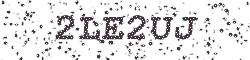
#> input picture Data/DataTest/Img/c1.jpg, 250 x 60 px
$ python teste.py
#> lines starting #> are read from the running program, lines starting #| are printed output that depends on the picture


from PIL import Image


# Method to process the red band

def pixelProcRed(intensity):

    return 0


# Method to process the blue band

def pixelProcBlue(intensity):

    return 0


# Method to process the green band

def pixelProcGreen(intensity):

    return intensity


# Create an image object

imageObject     = Image.open("../Data/DataTest/Img/c1.jpg")
#> imageObject is the input picture: PIL image 250x60 RGB; mean R, G, B 224.9, 223.8, 224.6


# Split the red, green and blue bands from the Image

multiBands      = imageObject.split()


# Apply point operations that does thresholding on each color band

redBand      = multiBands[0].point(pixelProcRed)
#> redBand: PIL image 250x60 L; every value is 0

greenBand    = multiBands[1].point(pixelProcGreen)

blueBand     = multiBands[2].point(pixelProcBlue)


# Display the individual band after thresholding

redBand.show()

greenBand.show()

blueBand.show()


# Create a new image from the thresholded red, green and blue brands

newImage = Image.merge("RGB", (redBand, greenBand, blueBand))
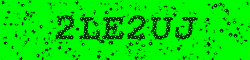
#> newImage: PIL image 250x60 RGB; mean R, G, B 0, 223.8, 0


# Display the merged image after thresholding

newImage.show()

$ run again, with Data/DataTest/Img/c10.jpg copied over Data/DataTest/Img/c1.jpg
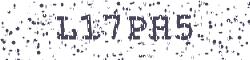
#> input picture Data/DataTest/Img/c10.jpg, 250 x 60 px
#> imageObject is the input picture: PIL image 250x60 RGB; mean R, G, B 227.6, 227.2, 229.2
#> redBand: PIL image 250x60 L; every value is 0
#> `newImage = Image.merge("RGB", (redBand, greenBand, blueBand))`:
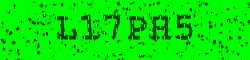
#> newImage: PIL image 250x60 RGB; mean R, G, B 0, 227.2, 0

$ run again, with Data/DataTest/Img/c11.jpg copied over Data/DataTest/Img/c1.jpg
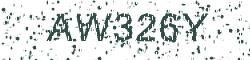
#> input picture Data/DataTest/Img/c11.jpg, 250 x 60 px
#> imageObject is the input picture: PIL image 250x60 RGB; mean R, G, B 220.5, 224.4, 223.7
#> redBand: PIL image 250x60 L; every value is 0
#> `newImage = Image.merge("RGB", (redBand, greenBand, blueBand))`:
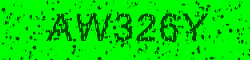
#> newImage: PIL image 250x60 RGB; mean R, G, B 0, 224.4, 0

$ run again, with Data/DataTest/Img/c2.jpg copied over Data/DataTest/Img/c1.jpg
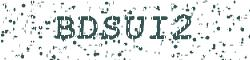
#> input picture Data/DataTest/Img/c2.jpg, 250 x 60 px
#> imageObject is the input picture: PIL image 250x60 RGB; mean R, G, B 224.1, 228.2, 227.8
#> redBand: PIL image 250x60 L; every value is 0
#> `greenBand    = multiBands[1].point(pixelProcGreen)`:
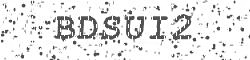
#> greenBand: PIL image 250x60 L; min 49, max 255, mean 228.2
#> `newImage = Image.merge("RGB", (redBand, greenBand, blueBand))`:
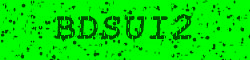
#> newImage: PIL image 250x60 RGB; mean R, G, B 0, 228.2, 0
